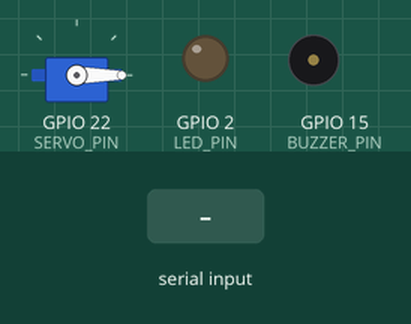
The sketch below on a simulated ESP32. Parts: servo, output pins drawn as LEDs (lit = HIGH), buzzer (waves = sounding, pin HIGH). The test bench sets the inputs (shaded band). What the sketch prints to the serial monitor is not drawn.

Above: at 1.2 s.
1.3 s: "BUZZER:ON\n" received over Serial
At 1.6 s:
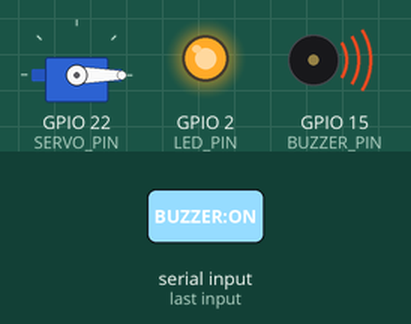
2.8 s: "SERVO:90\n" received over Serial
At 3.9 s:
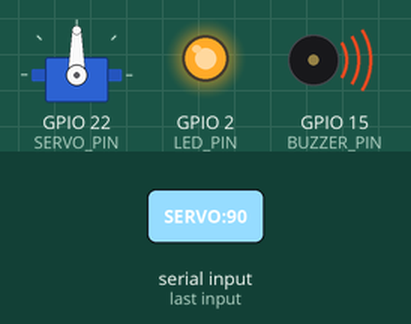
4.3 s: "BUZZER:OFF\n" received over Serial
At 5.1 s:
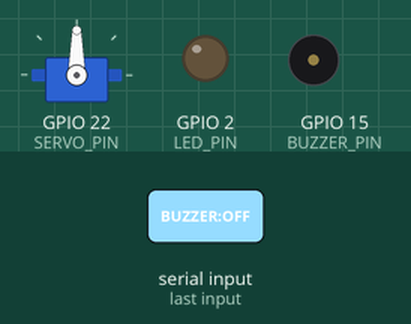
5.8 s: "SERVO:\n" received over Serial
At 6.2 s:
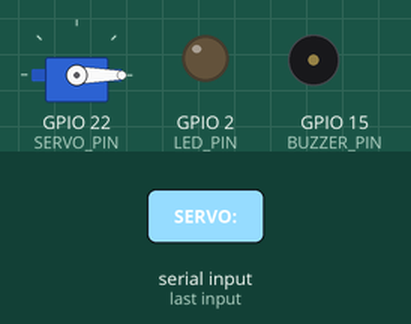
Timing chart, 0 to 8.3 s (numbered marks = the images above; inputs shaded):
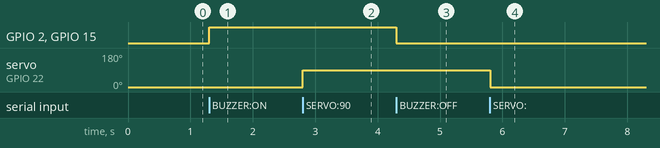

The sketch:

03_esp32_sg90_buzzer_led_jetson.ino
```cpp
#include <Arduino.h>
#include <ESP32Servo.h>

Servo servo;
const int SERVO_PIN = 22;
const int BUZZER_PIN = 15;
const int LED_PIN = 2;

void setup() {
  Serial.begin(115200);
  servo.attach(SERVO_PIN);
  servo.write(0);
  pinMode(BUZZER_PIN, OUTPUT);
  pinMode(LED_PIN, OUTPUT);
  digitalWrite(BUZZER_PIN, LOW);
  digitalWrite(LED_PIN, LOW);
  Serial.println("✅ ESP32 siap menerima perintah serial dari Jetson.");
}

void loop() {
  if (Serial.available()) {
    String cmd = Serial.readStringUntil('\n');
    cmd.trim();

    if (cmd.startsWith("SERVO:")) {
      int angle = cmd.substring(6).toInt();
      angle = constrain(angle, 0, 180);
      servo.write(angle);
      Serial.printf("Servo bergerak ke %d°\n", angle);
    }
    else if (cmd == "BUZZER:ON") {
      digitalWrite(BUZZER_PIN, HIGH);
      digitalWrite(LED_PIN, HIGH);
      Serial.println("Buzzer ON");
      Serial.println("LED ON");
    }
    else if (cmd == "BUZZER:OFF") {
      digitalWrite(BUZZER_PIN, LOW);
      digitalWrite(LED_PIN, LOW);
      Serial.println("Buzzer OFF");
      Serial.println("LED OFF");
    }
    else {
      Serial.println("Perintah tidak dikenal.");
    }
  }
}
```

Measured:
- after the input at 1.3 s, GPIO 2 (LED_PIN), GPIO 15 (BUZZER_PIN): LOW → HIGH at once
- after the input at 2.8 s, servo on GPIO 22 (SERVO_PIN): 0° → 90° at once
- after the input at 4.3 s, GPIO 2 (LED_PIN), GPIO 15 (BUZZER_PIN): HIGH → LOW at once
- after the input at 5.8 s, servo on GPIO 22 (SERVO_PIN): 90° → 0° at once
